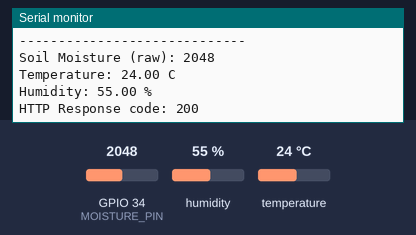
A sketch run on a simulated ESP32. On the bench: the last lines printed to the serial monitor. Inputs (shaded band) come from the test bench; at power-on: humidity 55 %, GPIO 34 (MOISTURE_PIN) = 2048, temperature 24 °C. WiFi joins after 1.5 s; servers stay silent unless stated; uploads are accepted with an empty reply.

Above: at 2.7 s.
2.8 s: humidity set to 22 %
At 6.91 s:
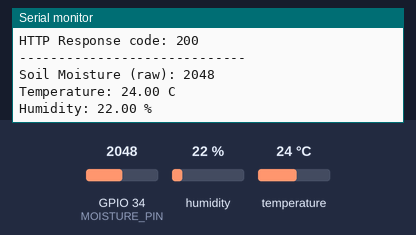
8.6 s: GPIO 34 (MOISTURE_PIN) set to 2866
At 13.4 s:
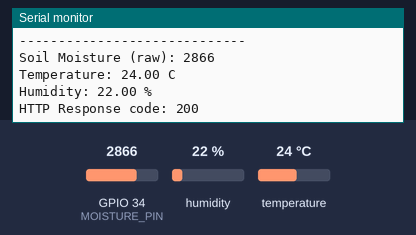
14.4 s: temperature set to 12 °C
At 18.4 s:
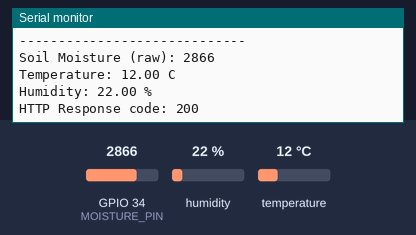
20.2 s: GPIO 34 (MOISTURE_PIN) set to 3603
At 22.59 s:
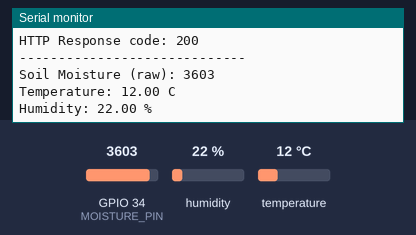
26.0 s: humidity set to 40 %
At 28.2 s:
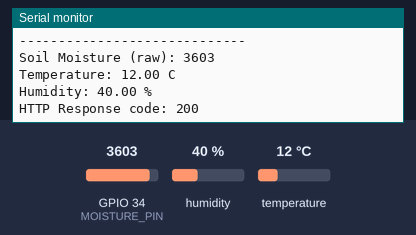
Timing chart, 0 to 29.7 s (numbered marks = the images above; inputs shaded):
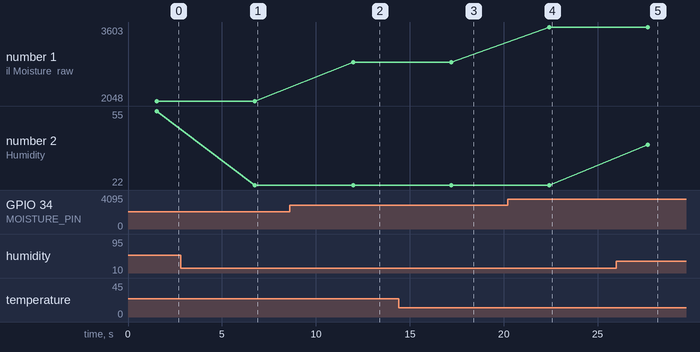

The sketch:

SoilMoistureWIFI.ino
```cpp
#include <DHT.h>
#include <HTTPClient.h>
#include <WiFi.h>
#include <WiFiClientSecure.h>

const char *ssid = "Aswin";
const char *password = "Aswin@2k06";
const char *serverName = "https://iot-project-vei9.onrender.com/api/sensor";

// --- Pin Definitions ---
const int MOISTURE_PIN = 34; // GPIO 34 - ADC1, soil moisture analog output
const int DHT_PIN = 4;       // GPIO 4 - DHT11 digital data pin
const int DHT_TYPE = DHT11;

DHT dht(DHT_PIN, DHT_TYPE);

void setup() {
  Serial.begin(115200);
  pinMode(DHT_PIN, INPUT_PULLUP); // Use internal pull-up, no external resistor needed
  dht.begin();

  WiFi.begin(ssid, password);
  Serial.print("Connecting to WiFi");
  while (WiFi.status() != WL_CONNECTED) {
    delay(500);
    Serial.print(".");
  }
  Serial.println("\nConnected to WiFi!");
  Serial.print("IP Address: ");
  Serial.println(WiFi.localIP());
}

void loop() {
  // --- Read Soil Moisture ---
  int moistureRaw = analogRead(MOISTURE_PIN);

  // --- Read DHT11 ---
  float humidity = dht.readHumidity();
  float temperature = dht.readTemperature(); // Celsius

  // Check if DHT11 reading failed
  if (isnan(humidity) || isnan(temperature)) {
    Serial.println("DHT11 read failed! Check wiring.");
    humidity = 0.0;
    temperature = 0.0;
  }

  // --- Print to Serial Monitor ---
  Serial.println("-----------------------------");
  Serial.print("Soil Moisture (raw): ");
  Serial.println(moistureRaw);
  Serial.print("Temperature: ");
  Serial.print(temperature);
  Serial.println(" C");
  Serial.print("Humidity: ");
  Serial.print(humidity);
  Serial.println(" %");

  // --- Send to Server (with retry for Render cold-start) ---
  if (WiFi.status() == WL_CONNECTED) {
    String jsonPayload = "{";
    jsonPayload += "\"moisture\": " + String(moistureRaw) + ",";
    jsonPayload += "\"temperature\": " + String(temperature, 1) + ",";
    jsonPayload += "\"humidity\": " + String(humidity, 1);
    jsonPayload += "}";

    int httpResponseCode = -1;
    int attempts = 0;

    while (httpResponseCode == -1 && attempts < 3) {
      attempts++;
      WiFiClientSecure client;
      client.setInsecure();
      client.setTimeout(20); // 20 second SSL timeout

      HTTPClient http;
      http.begin(client, serverName);
      http.setTimeout(20000); // 20 second HTTP timeout
      http.addHeader("Content-Type", "application/json");

      httpResponseCode = http.POST(jsonPayload);
      http.end();

      if (httpResponseCode == -1) {
        Serial.print("Attempt ");
        Serial.print(attempts);
        Serial.println(" failed, retrying in 5s...");
        delay(5000);
      }
    }

    Serial.print("HTTP Response code: ");
    Serial.println(httpResponseCode);
  } else {
    Serial.println("WiFi Disconnected");
  }

  delay(5000); // Wait 5 seconds before next reading
}
```

Measured:
- after the input at 2.8 s, the serial monitor: prints a new line after 4.0 s (image 1)
- after the input at 8.6 s, the serial monitor: prints a new line after 3.4 s (image 2)
- after the input at 14.4 s, the serial monitor: prints a new line after 2.8 s (image 3)
- after the input at 20.2 s, the serial monitor: prints a new line after 2.2 s (image 4)
- after the input at 26.0 s, the serial monitor: prints a new line after 1.7 s (image 5)
- plotted number 1: 2048 → 2866 after the input at 8.6 s, 2866 → 3603 after the input at 20.2 s
- plotted number 2: 55 → 22 after the input at 2.8 s, 22 → 40 after the input at 26.0 s
